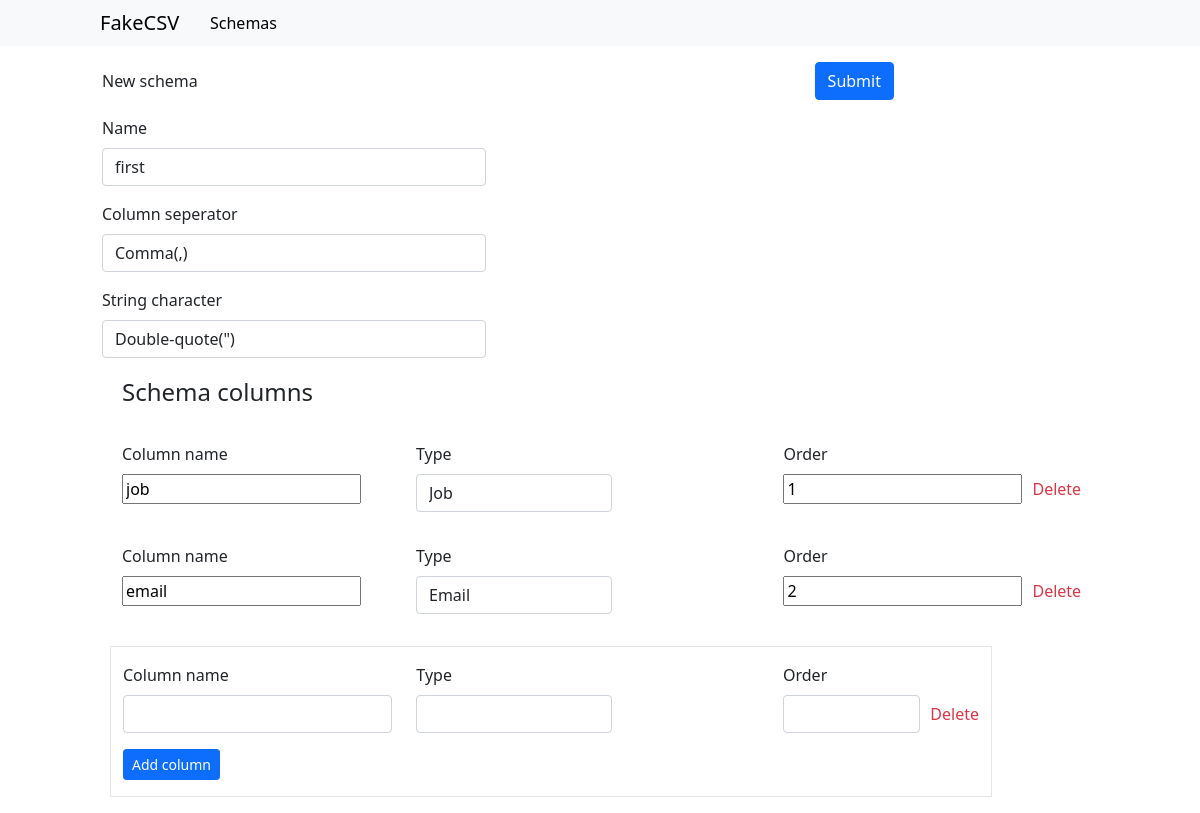
The app's page /update/1/ with its own data.
### main/models.py (models this page shows, shortened)
class Schema(models.Model):
    user = models.ForeignKey(USER_MODEL, verbose_name='Author', on_delete=models.CASCADE, db_index=True)
    title = models.CharField('Title', max_length=50, unique=True)
    created_at = models.DateField(auto_now=True)
    url = models.CharField(max_length=200,blank=True,null=True)

class SchemaColumns(models.Model):
    schema = models.ForeignKey('Schema', verbose_name='Schema', on_delete=models.CASCADE, related_name='schemaColumns')
    column_name = models.CharField('Column name', max_length=50)
    column_type = models.CharField('Type', max_length=50)
    order = models.PositiveSmallIntegerField('Order')
    range = models.CharField('Range', blank=True, null=True, max_length=50)

### main/views.py (the view, shortened to what this page needs)
# urls.py: path('update/<int:pk>/',SchemaUpdateView.as_view(),name='update'),
class SchemaUpdateView(View):
    form_class = SchemaForm
    model = Schema
    template_name = 'update.html'
    def get(self, request, *args, **kwargs):
        types = TypesForm()
        schema_id = kwargs.get('pk')
        schema = Schema.objects.get(pk=schema_id)
        SchemaFormSet = inlineformset_factory(Schema, SchemaColumns, fields=('column_name', 'column_type', 'order',),
                                              extra=0)
        formset = SchemaFormSet(instance=schema)
        form = SchemaForm(instance=schema)
        return render(request, 'update.html', {'formset': formset, 'form': form, 'types': types})

### main/forms.py
class SchemaForm(forms.ModelForm):
    class Meta:
        model = Schema
        fields = ('title','user',)
        widgets ={
            'title':forms.TextInput(attrs={
                'class':'form-control'
            })
        }

class TypesForm(forms.ModelForm):
    def __init__(self, *args, **kargs):
        super(TypesForm, self).__init__(*args, **kargs)
    class Meta:
        model = Types
        fields = '__all__'

### main/templates/update.html (shortened to what this page needs)
{% extends 'base.html' %}
{% load static %}
{% block css %}
<link rel="stylesheet" href="{% static 'css/create.css' %}">
{% endblock %}
{% block content %}
<div class="row">
    <form action="" method="post">
    <div class="col-12">
        <div class="row">
            <div class="col-1">
            </div>
            <div class="col-2 d-flex justify-content-start align-items-center pt-3">
                <span class="data-text">New schema</span>
            </div>
            <div class="col-6 d-flex justify-content-end align-items-center pt-3 form-group">
                <input type="submit" class="btn btn-primary new-schema-button">
            </div>
        </div>
        <div class="row pt-3">
            <div class="col-1"></div>
            <div class="col-4">
                <label for="inputPassword5" class="form-label">Name</label>
                {% for field in form %}
                    {% if field.name == 'title' %}
                    {{field}}
                    {% endif %}
                {% endfor %}
            </div>
        </div>
        <div class="row pt-3">
            <div class="col-1"></div>
            <div class="col-4">
                <label for="inputPassword5" class="form-label">Column seperator</label>
                <input type="text" value="Comma(,)" class="form-control">
            </div>
        </div>
        <div class="row pt-3">
            <div class="col-1"></div>
            <div class="col-4">
                <label for="inputPassword5" class="form-label">String character</label>
                <input type="text" value='Double-quote(")' class="form-control">
            </div>
        </div>
        <div class="container-fluid">
            <div class="row pt-3">
                <div class="col-1"></div>
                <div class="col-11">
                    <span style="font-size: 24px;">Schema columns</span>
                </div>
            </div>
            {% for schema in formset %}
            <div class="row pt-3 added-div">
                <div class="col-1"></div>
                <div class="col-9 all-columns for-delete">
                    <div><div class="row pt-3 ">
                        <div class="col-4">
                            <label class="form-label">Column name</label>
                            {{schema.column_name}}
                        </div>
                        <div class="col-3 d-flex flex-column">
                            <label class="form-label">Type</label>
                            <select name="type" class="selectpicker form-control my-selector"  data-style="btn-default btn-block" data-menu-style="dropdown-blue">
                            {% for x,y in types.fields.type.choices %}
                               <option value="{{schema.column_type.value}}"{% if schema.column_type.value == x %} selected{% endif %}>{{ y }}</option>
                            {% endfor %}
                            </select>
                        </div>
                        <div class="col-2 range"></div>
                        <div class="col-3 d-flex">
                            <div class="">
                                <label class="form-label">Order</label>
                                <div class="d-flex align-items-center">
                                   {{schema.order}}
                                    <a href="#" class="text-danger delete-button">Delete</a>
                                </div>
                            </div>
                        </div>
                    </div>
                    </div>
                </div>
            </div>
            {% endfor %}
            <div class="row pt-3">
                <div class="col-1"></div>
                <div class="col-9 ">
                    <div class="row pt-3 pb-3 mt-3 mb-3 creating-div">
                        <div class="col-4">
                            <label class="form-label">Column name</label>
                            <input type="text" class="form-control">
                        </div>
                        <div class="col-3">
                            <label class="form-label">Type</label>
                            <input type="text" class="form-control">
                        </div>
                        <div class="col-2">
                        </div>
                        <div class="col-3 d-flex">
                            <div class="">
                                <label class="form-label">Order</label>
                                <div class="d-flex align-items-center">
                                    <input type="text" class="form-control">
                                    <a href="#" class="text-danger ">Delete</a>
                                </div>
                            </div>
                        </div>
                        <div class="col-12 pt-3">
                            <button type="button" class="btn btn-primary btn-sm add-button">Add column</button>
                        </div>
                    </div>
                </div>
            </div>
        </div>
    </div>
    </form>
</div>
{% endblock %}

### static/css/create.css (style rules this page uses)
.creating-div { border: 1px solid #E5E5E5; }
a { text-decoration: none; margin-left: 10px !important; }
body { overflow-x: hidden; }

### static/css/navbar.css (style rules this page uses)
a { text-decoration: none; }

### records on screen
Schema: form "first"
SchemaColumns: type "Job"
SchemaColumns: type "Email"
